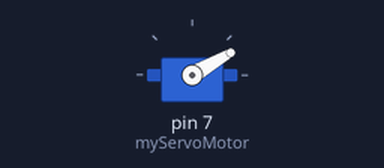
This sketch was run on a simulated Arduino Uno, built with avr-gcc and run on an emulated ATmega328P. Parts: servo.

Above: at 0.05 s.
Timing chart, 0 to 5.8 s (numbered marks = the images above):
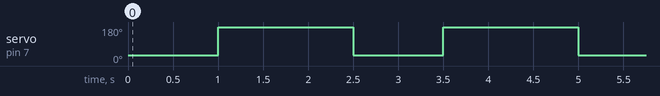

Measured:
- by itself, servo on pin 7 (myServoMotor): alternates 180° for 1.5 s and 30° for 1.0 s

The sketch:

Servomotor.ino
```cpp
#include <Servo.h>

Servo myServoMotor;
int i;
int x, y;

void setup() {
  // put your setup code here, to run once:
  myServoMotor.attach(7);
  Serial.begin(9600);
}

void loop() {
  // put your main code here, to run repeatedly:
  //servoMotor290DegreeMovement();
  //servoMotor90DegreeMovement();
  //servoMotor180DegreeMovement();
  //userInput();
  myServoMotor.write(30);
  delay(1000);
  myServoMotor.write(180);
  delay(1500);
}

void userInput()
{
  Serial.println("What number do you want to square?");
  while(Serial.available() == 0)
  {

  }
  x = Serial.parseInt();
  y = x_square(x);
  Serial.println(x);
  Serial.print("Square is = ");
  Serial.println(y);
}

int x_square(int x)
{
  int answer;
  answer = x * x;
  return answer;
}

void servoMotor90DegreeMovement(){
  for(i=0; i<90; i+=5)
  {
    myServoMotor.write(i);
    Serial.println(i);
    delay(150);
  }
  for(i=90; i>=0; i-=5)
  {
    myServoMotor.write(i);
    Serial.println(i);
    delay(150);
  }
}

void servoMotor180DegreeMovement(){
  for(i=0; i<180; i+=5)
  {
    myServoMotor.write(i);
    Serial.println(i);
    delay(150);
  }
  for(i=180; i>=0; i-=5)
  {
    myServoMotor.write(i);
    Serial.println(i);
    delay(150);
  }
}

void servoMotor290DegreeMovement(){
  for(i=0; i<290; i+=10)
  {
    myServoMotor.write(i);
    Serial.println(i);
    delay(150);
  }
  for(i=290; i>=0; i-=10)
  {
    myServoMotor.write(i);
    Serial.println(i);
    delay(150);
  }
}
```
